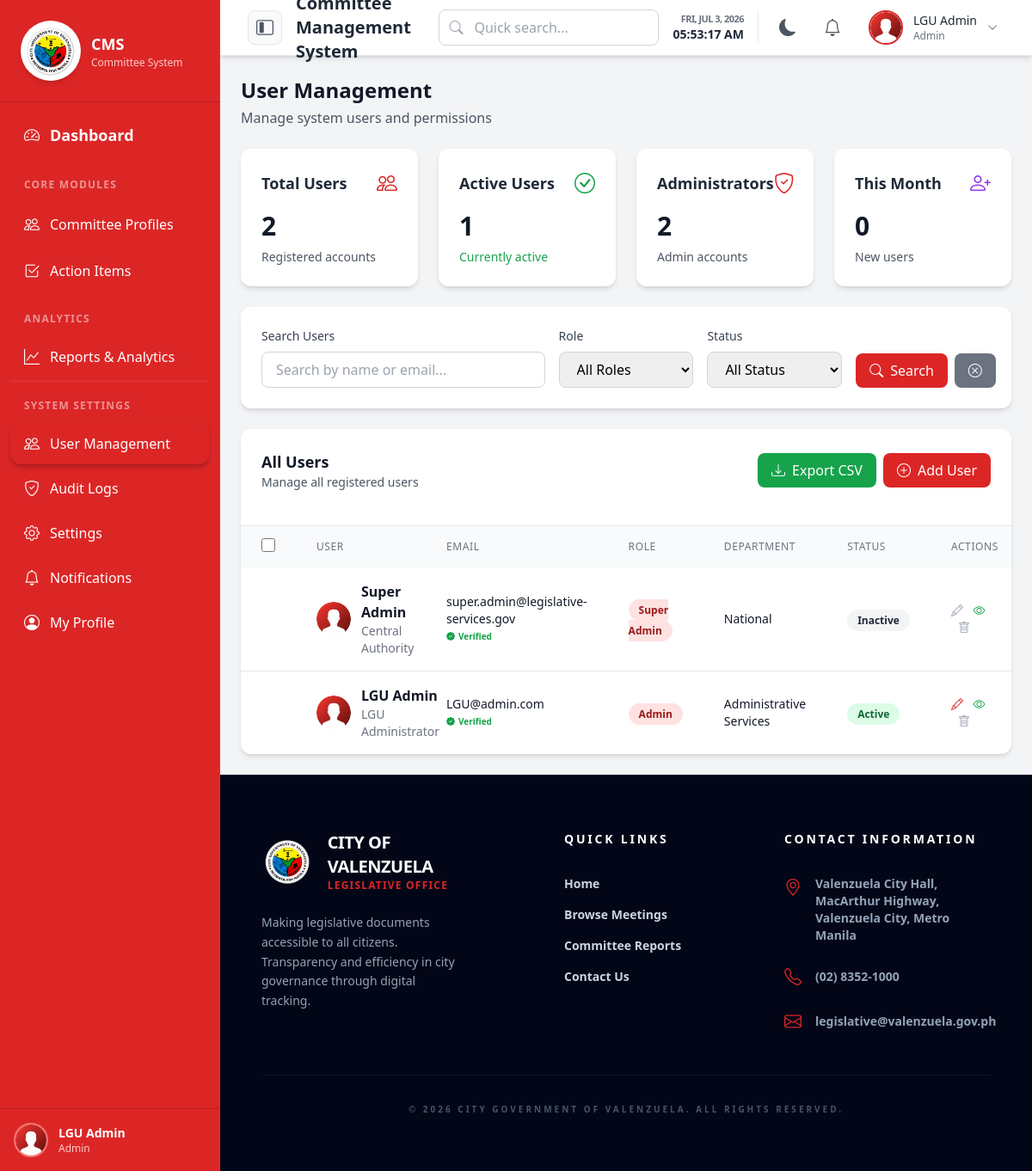
Screenshot of /public/pages/user-management/index.php (signed in) with the database file from the repository.
### tables this page shows
CREATE TABLE IF NOT EXISTS `users` (
  `user_id` INT AUTO_INCREMENT PRIMARY KEY,
  `email` VARCHAR(100) NOT NULL UNIQUE,
  `password_hash` VARCHAR(255) NOT NULL,
  `first_name` VARCHAR(100) NOT NULL,
  `last_name` VARCHAR(100) NOT NULL,
  `role_id` INT NOT NULL,
  `notification_preferences` JSON DEFAULT NULL,
  `profile_picture` VARCHAR(255),
  `phone` VARCHAR(20),
  `department` VARCHAR(100),
  `position` VARCHAR(100),
  `bio` TEXT,
  `address` TEXT,
  `is_active` BOOLEAN DEFAULT FALSE,
  `email_verified` BOOLEAN DEFAULT FALSE,
  `verification_token` VARCHAR(255),
  `verification_token_expires` DATETIME,
  `password_reset_token` VARCHAR(255),
  `password_reset_expires` DATETIME,
  `last_login` DATETIME,
  `created_at` TIMESTAMP DEFAULT CURRENT_TIMESTAMP,
  `updated_at` TIMESTAMP DEFAULT CURRENT_TIMESTAMP ON UPDATE CURRENT_TIMESTAMP,
  FOREIGN KEY (`role_id`) REFERENCES `roles`(`role_id`),
  INDEX idx_users_role (role_id),
  INDEX idx_users_active (is_active),
  INDEX idx_users_email (email)
);

CREATE TABLE IF NOT EXISTS `roles` (
  `role_id` INT AUTO_INCREMENT PRIMARY KEY,
  `role_name` VARCHAR(50) NOT NULL UNIQUE,
  `description` TEXT,
  `permissions` JSON,
  `created_at` TIMESTAMP DEFAULT CURRENT_TIMESTAMP,
  `updated_at` TIMESTAMP DEFAULT CURRENT_TIMESTAMP ON UPDATE CURRENT_TIMESTAMP
);

### public/pages/user-management/index.php (the view, shortened to what the rows shown need)
<?php
require_once '../../../config/database.php';
require_once 'user_functions.php';
$page = $_GET['page'] ?? 1;
$search = $_GET['search'] ?? '';
$roleFilter = $_GET['role'] ?? '';
$statusFilter = $_GET['status'] ?? '';
$result = getUsers($search, $roleFilter, '', $statusFilter, $page, 20);
$users = $result['users'];
include '../../includes/header.php';
?>
<div class="mb-6 animate-fade-in">
    <h1 class="text-2xl font-bold text-gray-900 dark:text-white">User Management</h1>
</div>
<div class="bg-white dark:bg-gray-800 rounded-xl shadow-md overflow-hidden animate-fade-in-up animation-delay-600">
    <div class="p-6 border-b border-gray-200 dark:border-gray-700">
        <div class="flex items-center justify-between mb-4">
            <div>
                <h2 class="text-lg font-bold text-gray-900 dark:text-white">All Users</h2>
            </div>
        </div>
    </div>
    <div class="overflow-x-auto">
        <table class="w-full">
            <thead class="bg-gray-50 dark:bg-gray-700">
                <tr>
                    <th class="px-6 py-3 text-left">
                        <input type="checkbox" id="selectAll" onchange="toggleSelectAll(this)"
                            class="w-4 h-4 text-red-600 bg-gray-100 border-gray-300 rounded focus:ring-red-500">
                    </th>
                    <th class="px-6 py-3 text-left text-xs font-medium text-gray-500 dark:text-gray-300 uppercase tracking-wider">User</th>
                    <th class="px-6 py-3 text-left text-xs font-medium text-gray-500 dark:text-gray-300 uppercase tracking-wider">Email</th>
                    <th class="px-6 py-3 text-left text-xs font-medium text-gray-500 dark:text-gray-300 uppercase tracking-wider">Role</th>
                    <th class="px-6 py-3 text-left text-xs font-medium text-gray-500 dark:text-gray-300 uppercase tracking-wider">Department</th>
                    <th class="px-6 py-3 text-left text-xs font-medium text-gray-500 dark:text-gray-300 uppercase tracking-wider">Status</th>
                    <th class="px-6 py-3 text-left text-xs font-medium text-gray-500 dark:text-gray-300 uppercase tracking-wider">Actions</th>
                </tr>
            </thead>
            <tbody class="divide-y divide-gray-200 dark:divide-gray-700">
                <?php if (empty($users)): ?>
                    <tr>
                        <td colspan="7" class="px-6 py-8 text-center text-gray-500 dark:text-gray-400">
                            No users found
                        </td>
                    </tr>
                <?php else: ?>
                    <?php
                    foreach ($users as $user):
                        $permissions = canEditUser($userId, $user['user_id'], $userRole, $user['role_name']);
                        $canDelete = $permissions['can_delete'];
                        $canEdit = $permissions['can_edit'];
                        $profilePicPath = '';
                        if (empty($profilePicPath)) {
                            $profilePicPath = '../../assets/images/default-avatar.png';
                        }
                    ?>
                        <tr class="hover:bg-gray-50 dark:hover:bg-gray-700 transition">
                            <td class="px-6 py-4">
                            </td>
                            <td class="px-6 py-4">
                                <div class="flex items-center">
                                    <img src="<?php echo htmlspecialchars($profilePicPath); ?>"
                                         alt="Profile"
                                         class="w-10 h-10 rounded-full object-cover mr-3"
                                         onerror="this.src='../../assets/images/default-avatar.png'">
                                    <div>
                                        <p class="font-semibold text-gray-900 dark:text-white">
                                            <?php echo htmlspecialchars($user['first_name'] . ' ' . $user['last_name']); ?>
                                        </p>
                                        <p class="text-sm text-gray-500 dark:text-gray-400">
                                            <?php echo htmlspecialchars($user['position'] ?? 'No position'); ?>
                                        </p>
                                    </div>
                                </div>
                            </td>
                            <td class="px-6 py-4 text-sm text-gray-900 dark:text-gray-300">
                                <div class="flex flex-col">
                                    <span><?php echo htmlspecialchars($user['email']); ?></span>
                                    <?php if (isset($user['email_verified']) && $user['email_verified']): ?>
                                        <span class="text-[10px] text-green-600 dark:text-green-400 font-bold flex items-center gap-1">
                                            <i class="bi bi-patch-check-fill"></i> Verified
                                        </span>
                                    <?php else: ?>
                                        <span class="text-[10px] text-amber-600 dark:text-amber-400 font-bold flex items-center gap-1">
                                            <i class="bi bi-exclamation-circle-fill"></i> Pending Verification
                                        </span>
                                    <?php endif; ?>
                                </div>
                            </td>
                            <td class="px-6 py-4">
                                <span class="px-3 py-1 text-xs font-semibold rounded-full
                                    <?php echo strtolower($user['role_name']) === 'administrator' || strtolower($user['role_name']) === 'super administrator' ? 'bg-red-100 text-red-800 dark:bg-red-900 dark:text-red-200' : 'bg-red-100 text-red-800 dark:bg-blue-900 dark:text-blue-200'; ?>">
                                    <?php echo htmlspecialchars($user['role_name']); ?>
                                </span>
                            </td>
                            <td class="px-6 py-4 text-sm text-gray-900 dark:text-gray-300">
                                <?php echo htmlspecialchars($user['department'] ?? 'N/A'); ?>
                            </td>
                            <td class="px-6 py-4">
                                <?php
                                $isActive = (bool)($user['is_active'] ?? false);
                                ?>
                                <span class="px-3 py-1 text-xs font-semibold rounded-full
                                    <?php echo $isActive ? 'bg-green-100 text-green-800 dark:bg-green-900 dark:text-green-200' : 'bg-gray-100 text-gray-800 dark:bg-gray-700 dark:text-gray-300'; ?>">
                                    <?php echo $isActive ? 'Active' : 'Inactive'; ?>
                                </span>
                            </td>
                            <td class="px-6 py-4 text-sm space-x-2">
                                <?php if ($canEdit): ?>
                                    <button onclick="editUser(<?php echo $user['user_id']; ?>)"
                                        class="text-red-600 hover:text-red-700 dark:text-blue-400" title="Edit">
                                        <i class="bi bi-pencil"></i>
                                    </button>
                                <?php else: ?>
                                    <span class="text-gray-400 cursor-not-allowed" title="Cannot edit this user">
                                        <i class="bi bi-pencil"></i>
                                    </span>
                                <?php endif; ?>
                                <button onclick="viewUser(<?php echo $user['user_id']; ?>)"
                                    class="text-green-600 hover:text-green-700 dark:text-green-400" title="View">
                                    <i class="bi bi-eye"></i>
                                </button>
                                <?php if ($canDelete): ?>
                                    <button onclick="deleteUser(<?php echo $user['user_id']; ?>)"
                                        class="text-red-600 hover:text-red-700 dark:text-red-400" title="Delete">
                                        <i class="bi bi-trash"></i>
                                    </button>
                                <?php else: ?>
                                    <span class="text-gray-400 cursor-not-allowed" title="Cannot delete this user">
                                        <i class="bi bi-trash"></i>
                                    </span>
                                <?php endif; ?>
                            </td>
                        </tr>
                    <?php endforeach; ?>
                <?php endif; ?>
            </tbody>
        </table>
    </div>
</div>
</div>
<?php
include '../../includes/layout-end.php';
?>

### rows the page displays
users: first_name+last_name "Super Admin", position "Central Authority", email "super.admin@legislative-services.gov", email_verified 1 (drawn), role.role_name "Super Admin", department "National", is_active "Inactive"

### other values shown
$userName "LGU Admin"
$userRole "Admin"
$totalUsers "2"
$activeUsers "1"
$adminCount "2"
$thisMonth "0"
$user['first_name'] . ' ' . $user['last_name'] "LGU Admin"
$user['position'] "LGU Administrator"
$user['email'] "LGU@admin.com"
$user['role_name'] "Admin"
$user['department'] "Administrative Services"
